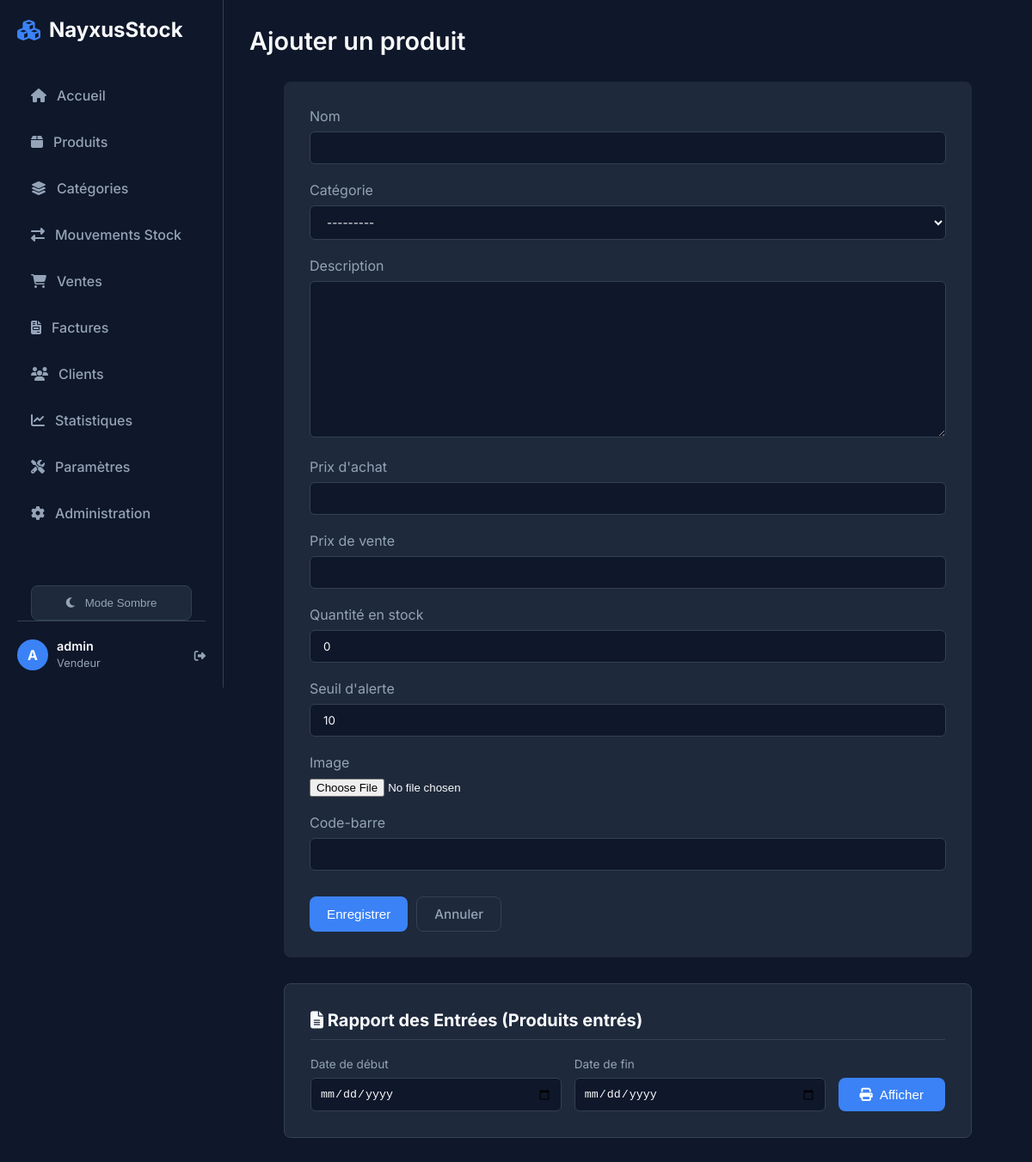
The page /inventory/products/add/ (signed in) on the database its author committed.
### core/models.py (models this page shows, shortened)
class StoreSettings(models.Model):
    name = models.CharField(max_length=100, default="NayxusStock", verbose_name="Nom du magasin")
    address = models.TextField(blank=True, null=True, verbose_name="Adresse")
    phone = models.CharField(max_length=50, blank=True, null=True, verbose_name="Téléphone")
    email = models.EmailField(blank=True, null=True, verbose_name="Email")
    logo = models.ImageField(upload_to='logo/', blank=True, null=True, verbose_name="Logo")
    class Meta:
        verbose_name = "Paramètres du magasin"
        verbose_name_plural = "Paramètres du magasin"
    @classmethod
    def get_settings(cls):
        obj, created = cls.objects.get_or_create(id=1)
        return obj

### users/models.py (models this page shows, shortened)
class User(AbstractUser):
    class Role(models.TextChoices):
        ADMIN = "ADMIN", "Administrateur"
        SELLER = "SELLER", "Vendeur"
    role = models.CharField(max_length=50, choices=Role.choices, default=Role.SELLER)
    phone = models.CharField(max_length=20, blank=True, null=True)

### inventory/views.py (the view, shortened to what this page needs)
# urls.py: path('products/add/', ProductCreateView.as_view(), name='product_add'),
class ProductCreateView(PermissionRequiredMixin, CreateView):
    permission_required = 'inventory.add_product'
    model = Product
    fields = ['name', 'category', 'description', 'purchase_price', 'selling_price', 'quantity', 'alert_threshold', 'image', 'barcode']
    template_name = 'inventory/product_form.html'
    success_url = reverse_lazy('product_list')
    def get_context_data(self, **kwargs):
        context = super().get_context_data(**kwargs)
        context['title'] = 'Ajouter un produit'
        return context

### core/context_processors.py (called while the page is built)
def store_info(request):
    return {
        'store': StoreSettings.get_settings()
    }

def stock_alerts(request):
    count = Product.objects.filter(quantity__lte=F('alert_threshold')).count()
    return {
        'low_stock_alert_count': count
    }

### inventory/models.py (called while the page is built)
    def __str__(self):
        full_path = [self.name]
        k = self.parent
        while k is not None:
             full_path.append(k.name)
             k = k.parent
        return ' -> '.join(full_path[::-1])

### inventory/templates/inventory/product_form.html (shortened to what this page needs)
{% extends 'core/base.html' %}
{% block content %}
<div class="page-header">
    <div class="header-title">
        <h1 class="page-title">{{ title }}</h1>
    </div>
</div>
<div
    style="background-color: var(--bg-secondary); padding: 30px; border-radius: 8px; max-width: 800px; margin: 0 auto;">
    <form method="post" enctype="multipart/form-data">
        {% for field in form %}
        <div style="margin-bottom: 20px;">
            <label for="{{ field.id_for_label }}"
                style="display: block; margin-bottom: 8px; color: var(--text-secondary);">{{ field.label }}</label>
            <div class="input-wrapper">
                {{ field }}
            </div>
        </div>
        {% endfor %}
        <div style="margin-top: 30px; display: flex; gap: 10px;">
            <button type="submit" class="btn btn-primary">Enregistrer</button>
            <a href="{% url 'product_list' %}" class="btn btn-outline">Annuler</a>
        </div>
    </form>
</div>
<div
    style="background-color: var(--bg-secondary); padding: 30px; border-radius: 8px; max-width: 800px; margin: 30px auto; border: 1px solid var(--border-color);">
    <h2 style="font-size: 1.25rem; margin-bottom: 20px; color: var(--text-primary); border-bottom: 1px solid var(--border-color); padding-bottom: 10px;">
        <i class="fas fa-file-alt"></i> Rapport des Entrées (Produits entrés)
    </h2>
    <div style="display: flex; flex-wrap: wrap; gap: 15px; align-items: flex-end;">
        <div style="flex: 1; min-width: 150px;">
            <label style="display: block; margin-bottom: 8px; font-size: 0.85rem; color: var(--text-secondary);">Date de début</label>
            <input type="date" id="report_start_date" style="padding: 10px; border-radius: 6px; border: 1px solid var(--border-color); background: var(--bg-primary); color: var(--text-primary); width: 100%;">
        </div>
        <div style="flex: 1; min-width: 150px;">
            <label style="display: block; margin-bottom: 8px; font-size: 0.85rem; color: var(--text-secondary);">Date de fin</label>
            <input type="date" id="report_end_date" style="padding: 10px; border-radius: 6px; border: 1px solid var(--border-color); background: var(--bg-primary); color: var(--text-primary); width: 100%;">
        </div>
        <button type="button" onclick="generateReport()" class="btn btn-outline" style="background: var(--accent); color: white; border: none; padding: 11px 25px;">
            <i class="fas fa-print"></i> Afficher
        </button>
    </div>
</div>
{% endblock %}

### core/templates/core/base.html (shortened to what this page needs)
{% load static %}
<!DOCTYPE html>
<html lang="fr">
<head>
    <link rel="stylesheet" href="https://cdnjs.cloudflare.com/ajax/libs/font-awesome/6.4.0/css/all.min.css">
    <link rel="stylesheet" href="{% static 'css/style.css' %}?v=1.1">
</head>
<body>
    <aside class="sidebar">
        <div class="brand">
            <i class="fas fa-cubes"></i>
            <span>{{ store.name }}</span>
        </div>
        <ul class="nav-links" style="overflow-y: auto; flex: 1; margin-right: -10px; padding-right: 10px;">
            <li class="nav-item">
                <a href="{% url 'dashboard' %}"
                    class="nav-link {% if request.resolver_match.url_name == 'dashboard' %}active{% endif %}">
                    <i class="fas fa-home"></i>
                    <span>Accueil</span>
                </a>
            </li>
            <li class="nav-item">
                <a href="{% url 'product_list' %}"
                    class="nav-link {% if request.resolver_match.url_name == 'product_list' %}active{% endif %}">
                    <i class="fas fa-box" {% if low_stock_alert_count > 0 %}style="color: #ef4444;"{% endif %}></i>
                    <span>Produits</span>
                </a>
            </li>
            <li class="nav-item">
                <a href="{% url 'category_list' %}"
                    class="nav-link {% if request.resolver_match.url_name == 'category_list' %}active{% endif %}">
                    <i class="fas fa-layer-group"></i>
                    <span>Catégories</span>
                </a>
            </li>
            <li class="nav-item">
                <a href="{% url 'stock_movement_list' %}"
                    class="nav-link {% if request.resolver_match.url_name == 'stock_movement_list' %}active{% endif %}">
                    <i class="fas fa-exchange-alt"></i>
                    <span>Mouvements Stock</span>
                </a>
            </li>
            <li class="nav-item">
                <a href="{% url 'sales_list' %}"
                    class="nav-link {% if request.resolver_match.url_name == 'sales_list' %}active{% endif %}">
                    <i class="fas fa-shopping-cart"></i>
                    <span>Ventes</span>
                </a>
            </li>
            <li class="nav-item">
                <a href="{% url 'invoice_list' %}"
                    class="nav-link {% if request.resolver_match.url_name == 'invoice_list' %}active{% endif %}">
                    <i class="fas fa-file-invoice"></i>
                    <span>Factures</span>
                </a>
            </li>
            <li class="nav-item">
                <a href="{% url 'customer_list' %}"
                    class="nav-link {% if request.resolver_match.url_name == 'customer_list' %}active{% endif %}">
                    <i class="fas fa-users"></i>
                    <span>Clients</span>
                </a>
            </li>
            <li class="nav-item">
                <a href="{% url 'statistics' %}"
                    class="nav-link {% if request.resolver_match.url_name == 'statistics' %}active{% endif %}">
                    <i class="fas fa-chart-line"></i>
                    <span>Statistiques</span>
                </a>
            </li>
            {% if user.is_staff or user.is_superuser %}
            <li class="nav-item">
                <a href="{% url 'store_settings' %}"
                    class="nav-link {% if request.resolver_match.url_name == 'store_settings' %}active{% endif %}">
                    <i class="fas fa-tools"></i>
                    <span>Paramètres</span>
                </a>
            </li>
            <li class="nav-item">
                <a href="{% url 'admin:index' %}" class="nav-link">
                    <i class="fas fa-cog"></i>
                    <span>Administration</span>
                </a>
            </li>
            {% endif %}
        </ul>
        <div style="margin-top: 20px; padding: 0 16px;">
            <button id="theme-toggle" class="nav-link" style="width: 100%; border: 1px solid var(--border-color); background: var(--bg-secondary); cursor: pointer; justify-content: center;">
                <i class="fas fa-moon" id="theme-icon"></i>
                <span id="theme-text">Mode Sombre</span>
            </button>
        </div>
        <div class="user-profile">
            <div class="avatar">{{ user.username|make_list|first|upper }}</div>
            <div class="user-info-text">
                <span class="user-name">{{ user.username }}</span>
                <span class="user-role">{{ user.get_role_display|default:"User" }}</span>
            </div>
            <form action="{% url 'logout' %}" method="post" style="display:inline;">
                <button type="submit"
                    style="background:none; border:none; color: var(--text-secondary); cursor: pointer; padding: 0;"><i
                        class="fas fa-sign-out-alt"></i></button>
            </form>
        </div>
    </aside>
    <main class="main-content">
        {% block content %}
        {% endblock %}
    </main>
</body>
</html>

### static/css/style.css (style rules this page uses)
:root { --bg-primary: #0f172a; --bg-secondary: #1e293b; --bg-sidebar: #0f172a; --accent: #3b82f6; --accent-hover: #2563eb; --text-primary: #f8fafc; --text-secondary: #94a3b8; --border-color: #334155; --success: #10b981; --danger: #ef4444; --warning: #f59e0b; --table-header-bg: transparent; --table-row-bg: #1e293b; --font-family: 'Inter', sans-serif; --shadow: 0 4px 12px rgba(0, 0, 0, 0.3); --transition: background-color 0.3s ease, color 0.3s ease, border-color 0.3s ease, transform 0.3s ease; }
body { transition: background-color var(--transition), color var(--transition); }
.sidebar, .main-content, .nav-link, .stat-card, .table-container, tr.data-row td, .btn, .search-bar { transition: var(--transition); }
* { box-sizing: border-box; margin: 0; padding: 0; }
body { background-color: var(--bg-primary); color: var(--text-primary); font-family: var(--font-family); display: flex; min-height: 100vh; }
.sidebar { width: 260px; background-color: var(--bg-sidebar); padding: 20px; display: flex; flex-direction: column; border-right: 1px solid var(--border-color); position: fixed; height: 100vh; left: 0; top: 0; z-index: 100; }
.brand { font-size: 1.5rem; font-weight: bold; color: var(--text-primary); margin-bottom: 40px; display: flex; align-items: center; gap: 10px; }
.brand i { color: var(--accent); }
.nav-links { list-style: none; flex: 1; overflow-y: auto; overflow-x: hidden; padding-right: 5px; }
.nav-item { margin-bottom: 10px; }
.nav-link { display: flex; align-items: center; gap: 12px; padding: 12px 16px; color: var(--text-secondary); text-decoration: none; border-radius: 8px; transition: all 0.2s; font-weight: 500; }
.main-content { margin-left: 260px; flex: 1; padding: 30px; background-color: var(--bg-primary); width: calc(100% - 260px); }
.page-header { display: flex; justify-content: space-between; align-items: center; margin-bottom: 30px; }
.page-title { font-size: 1.8rem; font-weight: 600; }
.btn { padding: 10px 20px; border-radius: 8px; border: none; font-weight: 500; cursor: pointer; text-decoration: none; transition: background 0.2s; display: inline-flex; align-items: center; gap: 8px; font-size: 0.95rem; }
.btn-primary { background-color: var(--accent); color: white; }
.btn-outline { background-color: transparent; border: 1px solid var(--border-color); color: var(--text-secondary); }
.user-profile { margin-top: auto; padding-top: 20px; border-top: 1px solid var(--border-color); display: flex; align-items: center; gap: 10px; }
.avatar { width: 36px; height: 36px; border-radius: 50%; background-color: var(--accent); display: flex; justify-content: center; align-items: center; font-weight: bold; color: white; }
.user-info-text { flex: 1; }
.user-name { font-size: 0.9rem; font-weight: 600; display: block; }
.user-role { font-size: 0.8rem; color: var(--text-secondary); }
.btn { transition: all 0.3s ease; position: relative; overflow: hidden; }
.btn::before { content: ''; position: absolute; top: 50%; left: 50%; width: 0; height: 0; border-radius: 50%; background: rgba(255, 255, 255, 0.1); transform: translate(-50%, -50%); transition: width 0.6s, height 0.6s; }
.nav-link { position: relative; }
.nav-link::after { content: ''; position: absolute; left: 0; top: 50%; transform: translateY(-50%); width: 3px; height: 0; background: var(--accent); border-radius: 0 3px 3px 0; transition: height 0.3s ease; }

### inventory/templates/inventory/product_form.html (style rules this page uses)
input[type="text"], input[type="number"], textarea, select { width: 100%; padding: 10px 15px; background-color: var(--bg-primary); border: 1px solid var(--border-color); border-radius: 6px; color: var(--text-primary); font-family: inherit; }
.input-wrapper input { width: 100%; }

### rows shown on the page
StoreSettings: name "NayxusStock"
User: username|make_list "A", username "admin", role "Vendeur"

### other values the page prints
{{ title }} "Ajouter un produit"
{{ field.label }} "Nom" "Catégorie" "Description" "Prix d'achat" "Prix de vente" "Quantité en stock" "Seuil d'alerte" "Image" "Code-barre"
